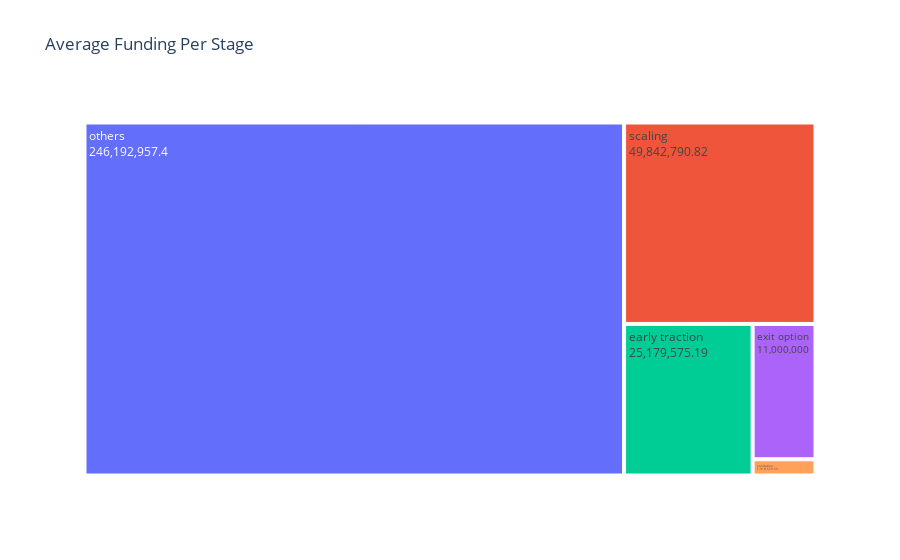

Write notebook code for a chart like this one.
### Markdown cell above
### **2.2 Average Funding Received in Different Stages**

### Code cell
# Group by 'series' and calculate the mean amount
stage_funding_dist = df.groupby('series')['amount'].mean().sort_values(ascending=False).reset_index()

# Create a TreeMap visualization
fig = px.treemap(stage_funding_dist, path=['series'], values='amount', title='Average Funding Per Stage',
                 labels={'amount': 'Average amount of Funding in Dollars'},
                 custom_data=['amount'])  # Use custom_data to store the data for labels
fig.update_traces(textinfo='label+value')
fig.show()

### Figure 1 — Plotly figure (JSON) as saved in the notebook; plotly's stock layout.template omitted (floating-point values rounded to 4 significant figures)
{"data": [{"branchvalues": "total", "customdata": [[25180000.0], [11000000], [246200000.0], [49840000.0], [1319000.0]], "domain": {"x": [0, 1], "y": [0, 1]}, "hovertemplate": "labels=%{label}<br>Average amount of Funding in Dollars=%{value}<br>parent=%{parent}<br>id=%{id}<extra></extra>", "ids": ["early traction", "exit option", "others", "scaling", "validation"], "labels": ["early traction", "exit option", "others", "scaling", "validation"], "name": "", "parents": ["", "", "", "", ""], "textinfo": "label+value", "type": "treemap", "values": [25180000.0, 11000000, 246200000.0, 49840000.0, 1319000.0]}], "layout": {"legend": {"tracegroupgap": 0}, "title": {"text": "Average Funding Per Stage"}}}
